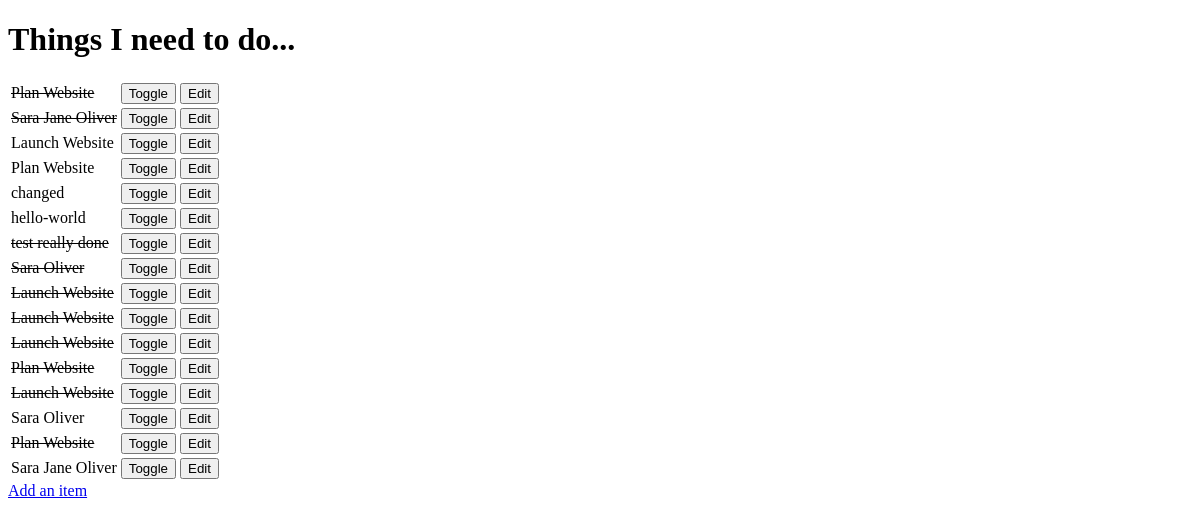
The app's page /, older data.
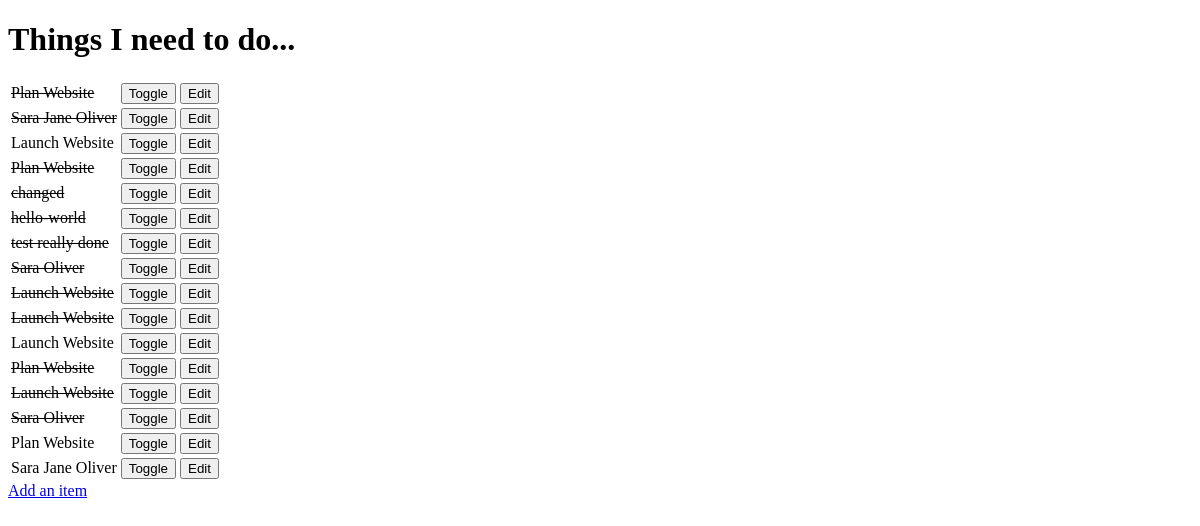
The same page, newer data.
### todo/models.py (models this page shows, shortened)
class Item(models.Model):
    name = models.CharField(max_length=30, blank=False)
    done = models.BooleanField(blank=False, default=False)

### todo/views.py (the view)
# urls.py: url(r'^$', get_todo_list),
def get_todo_list(request):
    results = Item.objects.all()
    return render(request, "todo_list.html", {
        'items': results
    })

### todo/templates/todo_list.html (shortened to what this page needs)
<!DOCTYPE html>
<html>
    <head>
    </head>
    <body>
        <h1>Things I need to do...</h1>
        <table>
            {% for item in items %}
            <tr>
                {% if item.done %}
                <td><strike>{{ item.name }}</strike></td>
                {% else %}
                <td>{{ item.name }}</td>
                {% endif %}
                <td>
                    <form method="POST" action="toggle/{{ item.id }}">
                        <input type="submit" value="Toggle">
                    </form>
                </td>
                <td>
                    <form method="GET" action="edit/{{ item.id }}">
                        <input type="submit" value="Edit">
                    </form>
                </td>
            </tr>
            {% empty %}
            <p>You have nothing to do.</p>
            {% endfor %}
        </table>
        <a href="add"> Add an item</a>
    </body>
</html>

Row changes from the older to the newer data that the page shows:
changed Item (number 4 of 16 on the later page): done False → True (drawn)
changed Item "changed": done False → True (drawn)
changed Item "hello-world": done False → True (drawn)
changed Item (number 11 of 16 on the later page): done True → False (drawn)
changed Item (number 14 of 16 on the later page): done False → True (drawn)
changed Item (number 15 of 16 on the later page): done True → False (drawn)
